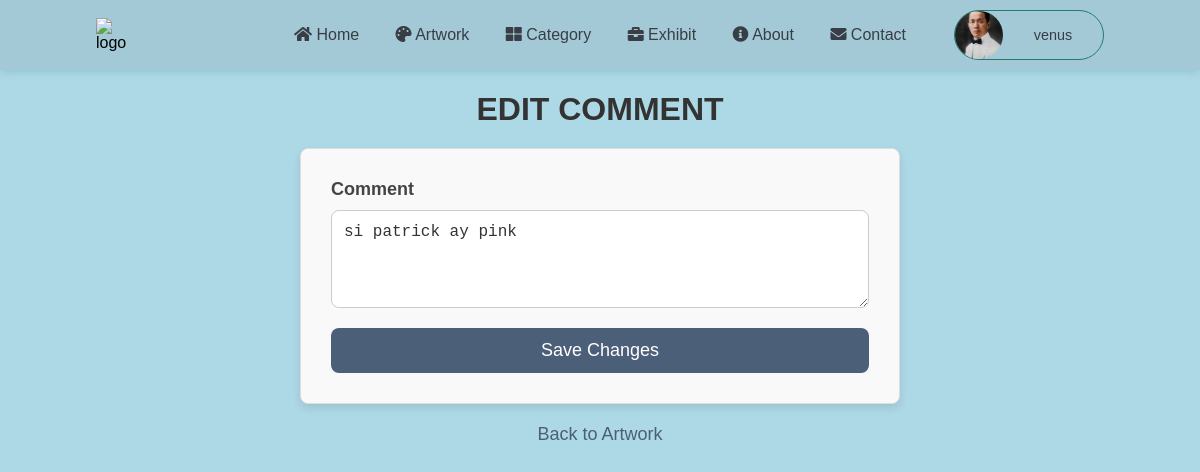
Page /comment/5/update/ (signed in) on the committed database.
### accounts/models.py (models this page shows)
class CustomUser(AbstractUser):
    age = models.IntegerField(null=True, blank=True)
    phone_number = models.CharField(max_length=20, null=True, blank=True)
    role = models.CharField(max_length=20,
        choices=[
            ('User', 'User'),
            ('Artist', 'Artist'),
        ],
        default='User'
    )
    bio = models.TextField()
    image = models.ImageField(upload_to='artists/', default='profile_image/default.png')

### app/models.py (models this page shows, shortened)
class Comment(models.Model):
    artwork = models.ForeignKey(Artwork,related_name='comments', on_delete=models.CASCADE  )
    user = models.ForeignKey( settings.AUTH_USER_MODEL,related_name='comments', on_delete=models.CASCADE, null=True, blank=True )
    content = models.TextField()
    date_posted = models.DateTimeField(auto_now_add=True)

### app/views.py (the view, shortened to what this page needs)
# urls.py: path('comment/<int:pk>/update/', CommentUpdateView.as_view(), name='comment_update'),
class CommentUpdateView(LoginRequiredMixin, UpdateView):
    model = Comment
    fields = ['content']
    template_name = 'comment/comment_update.html'

### app/templates/comment/comment_update.html (shortened to what this page needs)
{% extends 'app/base.html' %}
{% block content %}
<h1 class="comment-update-heading">Edit Comment</h1>
<form action="{% url 'comment_update' comment.pk %}" method="POST" class="comment-update-form">
    <div class="form-group">
        <label for="id_content" class="form-label">Comment</label>
        <textarea name="content" id="id_content" rows="4" required class="form-textarea">{{ comment.content }}</textarea>
    </div>
    <button type="submit" class="comment-update-submit-btn">Save Changes</button>
</form>
<a href="{% url 'artwork_detail' pk=comment.artwork.pk %}" class="comment-update-back-link">Back to Artwork</a>
{% endblock content %}

### app/templates/app/navbar.html (shortened to what this page needs)
<nav class="navbar">
    <img src="./assets/logo.png" class="navbar-logo" alt="logo" />
    <ul class="navbar-list">
        <li><a href="{% url 'home' %}"><i class="fas fa-home"></i> Home</a></li>
        {% if user.is_authenticated %}
        <li><a href="{% url 'artwork_list' %}"><i class="fas fa-palette"></i> Artwork</a></li>
        <li><a href="{% url 'category_list' %}"><i class="fas fa-th-large"></i> Category</a></li>
        <li><a href="{% url 'exhibition_list' %}"><i class="fas fa-briefcase"></i> Exhibit</a></li>
        {% endif %}
        <li><a href="{% url 'about' %}"><i class="fas fa-info-circle"></i> About</a></li>
        <li><a href="{% url 'contact' %}"><i class="fas fa-envelope"></i> Contact</a></li>
    </ul>
    {% if user.is_authenticated %}
    <div class="profile-dropdown">
        <div onclick="toggle()" class="profile-dropdown-btn">
            <div class="profile-img">
                {% if user.image %}
                <img src="{{ user.image.url }}" alt="{{ user.username }}" class="profile-img-avatar">
                {% else %}
                <i class="fa-solid fa-circle"></i>
                {% endif %}
            </div>
            <span>{{ user.username }} <i class="fa-solid fa-angle-down"></i></span>
        </div>
    </div>
    {% else %}
    <ul class="navbar-list">
        <li><a href="{% url 'login' %}"><i class="fas fa-sign-in-alt"></i> Login</a></li>
        <li><a href="{% url 'signup' %}"><i class="fas fa-user-plus"></i> Sign Up</a></li>
    </ul>
    {% endif %}
</nav>

### static/css/base.css (style rules this page uses)
:root { --primary: #eeeeee; --secondary: #227c70; --green: #82cd47; --secondary-light: rgb(34, 124, 112, 0.2); --secondary-light-2: rgb(127, 183, 126, 0.1); --white: #fff; --black: #393e46; --shadow: 0px 2px 8px 0px var(--secondary-light); }
* { box-sizing: border-box; }
body { font-family: 'Arial', sans-serif; background-color: lightblue; margin: 0; padding: 0; }
.navbar { display: flex; align-items: center; height: 70px; background-color: #a3c9d6; padding: 0 8%; box-shadow: var(--shadow); }
.navbar-logo { cursor: pointer; }
.navbar-list { width: 100%; text-align: right; padding-right: 2rem; }
.navbar-list li { display: inline-block; margin: 0 1rem; }
.navbar-list li a { font-size: 1rem; font-weight: 500; color: var(--black); text-decoration: none; }
.profile-dropdown { position: relative; width: fit-content; }
.profile-dropdown-btn { display: flex; align-items: center; justify-content: space-between; padding-right: 1rem; font-size: 0.9rem; font-weight: 500; width: 150px; border-radius: 50px; color: var(--black); cursor: pointer; border: 1px solid var(--secondary); transition: box-shadow 0.2s ease-in, background-color 0.2s ease-in, border 0.3s; }
.profile-img { position: relative; width: 3rem; height: 3rem; border-radius: 50%; }
.profile-img-avatar { width: 100%; height: 100%; border-radius: 50%; object-fit: cover; }
.profile-dropdown-btn span { margin: 0 0.5rem; margin-right: 0; }
.form-group { display: flex; flex-direction: column; }
.form-label { font-size: 1rem; margin-bottom: 8px; color: #555; }
.form-label { font-size: 14px; font-weight: bold; margin-bottom: 5px; display: block; color: #666; }
.form-label { font-size: 18px; color: #444; margin-bottom: 10px; display: block; }
.form-textarea { width: 100%; padding: 12px; font-size: 16px; color: #333; border: 1px solid #ccc; border-radius: 8px; resize: vertical; margin-bottom: 20px; box-sizing: border-box; }
.comment-update-heading { text-align: center; font-size: 32px; font-weight: bold; color: #333; margin-bottom: 20px; text-transform: uppercase; }
.comment-update-form { max-width: 600px; margin: 0 auto; padding: 30px; border: 1px solid #ddd; border-radius: 8px; background-color: #f9f9f9; box-shadow: 0 4px 8px rgba(0, 0, 0, 0.1); }
.comment-update-submit-btn { background-color: #4c5f79; color: white; font-size: 18px; padding: 12px 24px; border: none; border-radius: 8px; cursor: pointer; transition: background-color 0.3s ease; width: 100%; }
.comment-update-back-link { display: block; text-align: center; font-size: 18px; margin-top: 20px; color: #4c5f79; text-decoration: none; }

### rows in the picture
CustomUser: image (picture), username "venus"
Comment: content "si patrick ay pink"
